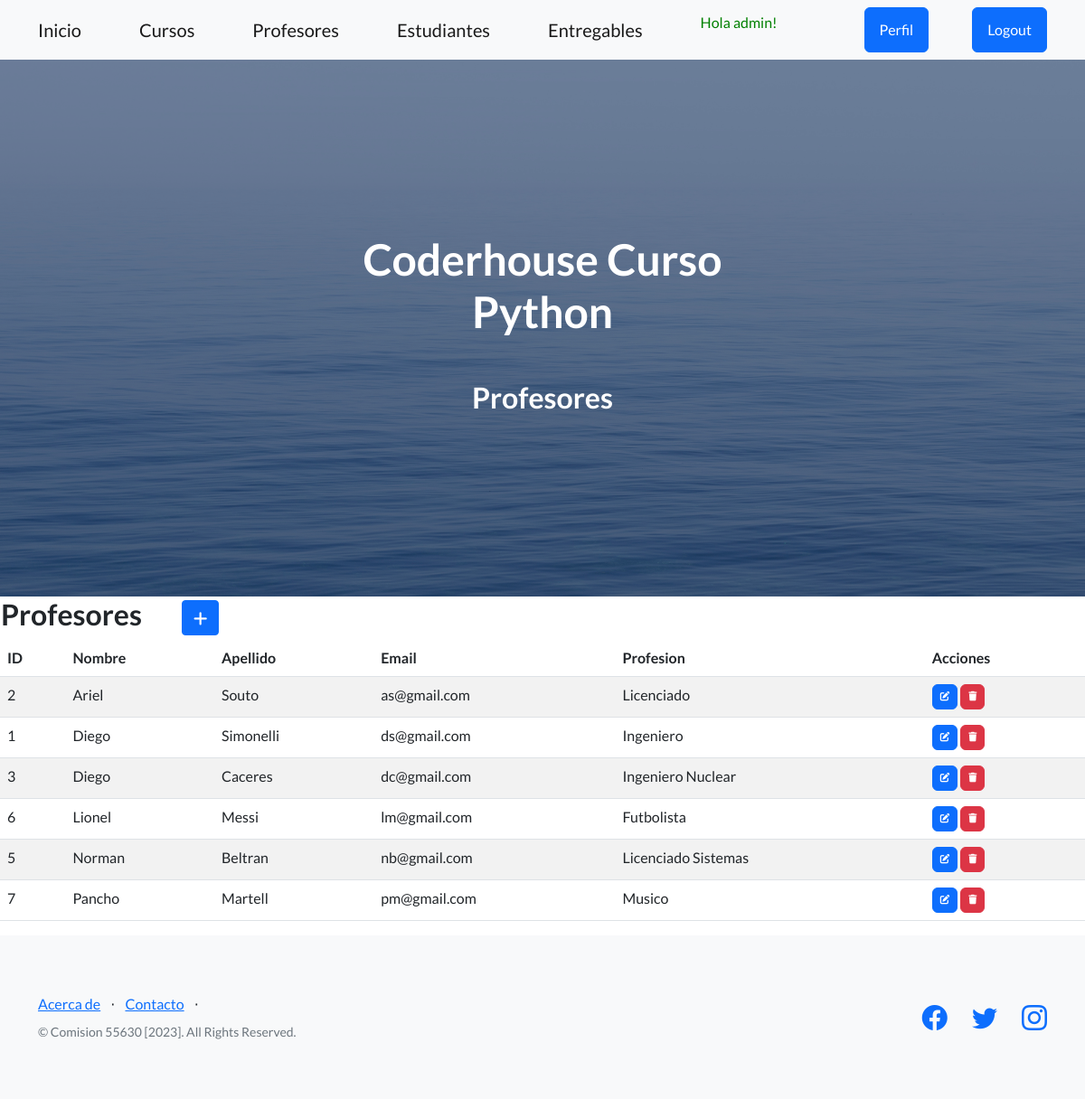
The app's page /profesores/ (signed in) with its own data.
### aplicacion/models.py (models this page shows, shortened)
class Profesor(models.Model):
    nombre = models.CharField(max_length=50)
    apellido = models.CharField(max_length=50)
    email = models.EmailField()
    profesion = models.CharField(max_length=50)
    class Meta:
        verbose_name = "Profesor"
        verbose_name_plural = "Profesores"
        ordering = ['nombre']

### aplicacion/views.py (the view)
# urls.py: path('profesores/', profesores, name="profesores" ),
@login_required
def profesores(request):
    ctx = {'profesores': Profesor.objects.all()}
    return render(request, "aplicacion/profesores.html", ctx)

### aplicacion/templates/aplicacion/profesores.html (shortened to what this page needs)
{% extends 'aplicacion/base.html' %}
{% load static %}
{% block titulo %}
    Profesores
{% endblock titulo %}
{% block contenido %}
<table>
    <tr>
        <td width="200"><h2>Profesores</h2></td>
        <td>
            <a
            href="{% url 'create_profesor' %}"
            class="btn btn-primary btn-sm"
            >
            </a>
        </td>
    </tr>
</table>
<table class="table table-striped">
    <thead>
        <tr>
            <th>ID</th>
            <th>Nombre</th>
            <th>Apellido</th>
            <th>Email</th>
            <th>Profesion</th>
            <th>Acciones</th>
        </tr>
    </thead>
    <tbody>
    {% for profesor in profesores %}
    <tr>
        <td>{{ profesor.id }}</td>
        <td>{{ profesor.nombre }}</td>
        <td>{{ profesor.apellido }}</td>
        <td>{{ profesor.email }}</td>
        <td>{{ profesor.profesion }}</td>
        <td>
            <a
              href="{% url 'update_profesor' profesor.id %}"
              class="btn btn-primary"
              style="--bs-btn-padding-y: .25rem; --bs-btn-padding-x: .5rem; --bs-btn-font-size: .75rem;"
              >
            </a>
            <a
              href="{% url 'delete_profesor' profesor.id %}"
              class="btn btn-danger"
              style="--bs-btn-padding-y: .25rem; --bs-btn-padding-x: .5rem; --bs-btn-font-size: .75rem;"
              >
            </a>
          </td>
    </tr>
    {% endfor %}
    </tbody>
</table>
{% endblock contenido %}

### aplicacion/templates/aplicacion/base.html (shortened to what this page needs)
<!DOCTYPE html>
<html lang="en">
    <head>
        {% load static %}
        <link href="https://cdn.jsdelivr.net/npm/bootstrap-icons@1.5.0/font/bootstrap-icons.css" rel="stylesheet" type="text/css" />
        <link href="https://cdn.jsdelivr.net/npm/bootstrap@5.2.3/dist/css/bootstrap.min.css" rel="stylesheet" type="text/css" />
        <link href="{% static 'aplicacion/css/styles.css' %}" rel="stylesheet" />
        <link rel="stylesheet" href="https://cdnjs.cloudflare.com/ajax/libs/font-awesome/6.4.0/css/all.min.css">
    </head>
    <body>
        <nav class="navbar navbar-light bg-light static-top">
            <div class="container">
                <a class="navbar-brand" href="{% url 'home' %}">Inicio</a>
                {% if user.is_authenticated %}
                    <a class="navbar-brand" href="{% url 'cursos' %}">Cursos</a>
                    <a class="navbar-brand" href="{% url 'profesores' %}">Profesores</a>
                    <a class="navbar-brand" href="{% url 'estudiantes' %}">Estudiantes</a>
                    <a class="navbar-brand" href="{% url 'entregables' %}">Entregables</a>
                    <p style="color:green">Hola {{user.username}}!</p>
                    <a class="btn btn-primary" href="{% url 'editar_perfil' %}">Perfil</a>
                    <a class="btn btn-primary" href="{% url 'logout' %}">Logout</a>
                {% else %}
                    <a class="btn btn-success" href="{% url 'registro' %}">Registro</a>
                    <a class="btn btn-primary" href="{% url 'login' %}">Login</a>
                {% endif %}
            </div>
        </nav>
        <header class="masthead">
            <div class="container position-relative">
                <div class="row justify-content-center">
                    <div class="col-xl-6">
                        <div class="text-center text-white">
                            <h1 class="mb-5">Coderhouse Curso Python</h1>
                            <h2>
                            {% block titulo %}
                            {% endblock titulo %}
                            </h2>
                        </div>
                    </div>
                </div>
            </div>
        </header>
        {% block contenido %}
        {% endblock contenido %}
        <footer class="footer bg-light">
            <div class="container">
                <div class="row">
                    <div class="col-lg-6 h-100 text-center text-lg-start my-auto">
                        <ul class="list-inline mb-2">
                            <li class="list-inline-item"><a href="#!">Acerca de</a></li>
                            <li class="list-inline-item">⋅</li>
                            <li class="list-inline-item"><a href="#!">Contacto</a></li>
                            <li class="list-inline-item">⋅</li>
                        </ul>
                        <p class="text-muted small mb-4 mb-lg-0">&copy; Comision 55630 [2023]. All Rights Reserved.</p>
                    </div>
                    <div class="col-lg-6 h-100 text-center text-lg-end my-auto">
                        <ul class="list-inline mb-0">
                            <li class="list-inline-item me-4">
                                <a href="#!"><i class="bi-facebook fs-3"></i></a>
                            </li>
                            <li class="list-inline-item me-4">
                                <a href="#!"><i class="bi-twitter fs-3"></i></a>
                            </li>
                            <li class="list-inline-item">
                                <a href="#!"><i class="bi-instagram fs-3"></i></a>
                            </li>
                        </ul>
                    </div>
                </div>
            </div>
        </footer>
    </body>
</html>

### records on screen
Profesor: id "2", nombre "Ariel", apellido "Souto", email "as@gmail.com", profesion "Licenciado"
Profesor: id "1", nombre "Diego", apellido "Simonelli", email "ds@gmail.com", profesion "Ingeniero"
Profesor: id "3", nombre "Diego", apellido "Caceres", email "dc@gmail.com", profesion "Ingeniero Nuclear"
Profesor: id "6", nombre "Lionel", apellido "Messi", email "lm@gmail.com", profesion "Futbolista"
Profesor: id "5", nombre "Norman", apellido "Beltran", email "nb@gmail.com", profesion "Licenciado Sistemas"
Profesor: id "7", nombre "Pancho", apellido "Martell", email "pm@gmail.com", profesion "Musico"

### other values on screen
{{ user.username }} "admin"
